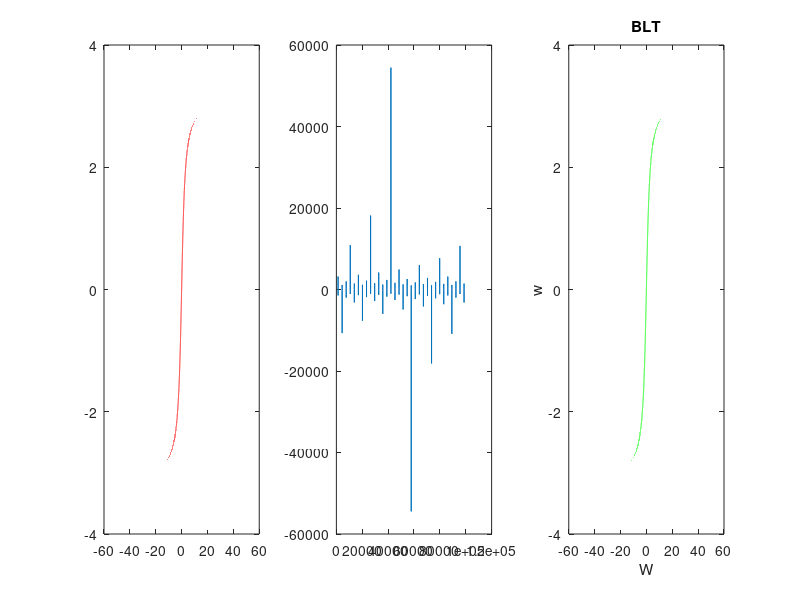

The MATLAB source for this figure:
clc;
close all;
clear all;

ohm = -50:0.001:50;
T=1;
w=((2/T)*(atan(ohm*T/2)));
subplot(1,3,1);
plot(ohm,w,'r');
T=2;
subplot(1,3,2)
plot((2/T)*(tan(ohm*T/2)));
subplot(1,3,3);
plot(ohm,w,'g');
W = -3:0.001:3;
ohm=(2/T)*(tan(ohm*T/2));
title('BLT');
xlabel('W');
ylabel('w');

